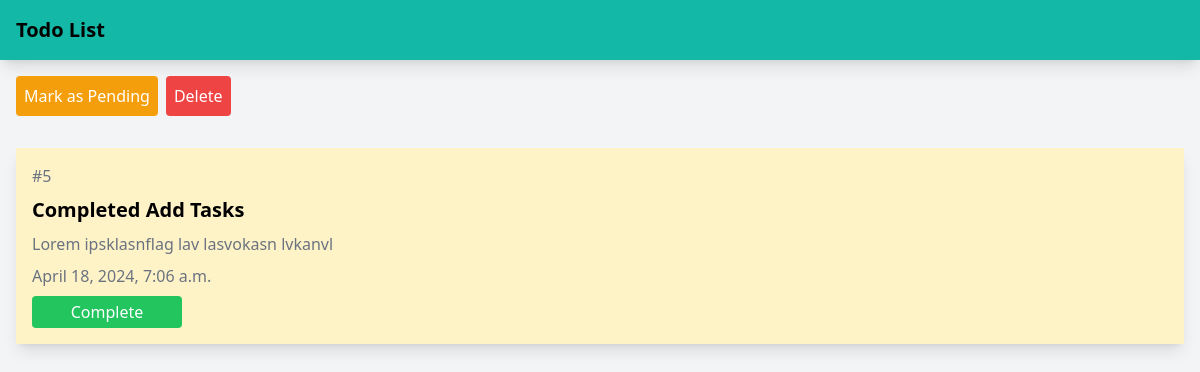
Page /read/5 on the committed database.
### tasks/models.py (models this page shows)
class Tasks(models.Model):
    title = models.CharField(max_length=100)
    content = models.TextField()
    date = models.DateTimeField(auto_now_add=True)
    status = models.IntegerField(default=0)

### tasks/views.py (the view)
# urls.py: path('read/<int:id>', readTask, name=""),
def readTask(request, id):
    my_tasks = Tasks.objects.get(id=id)
    context = {
       'task': my_tasks
    }
    template = loader.get_template('viewtask.html')
    return HttpResponse(template.render(context))

### tasks/templates/viewtask.html (shortened to what this page needs)
<!DOCTYPE html>
<html lang="en">
<head>
    <script src="https://cdn.tailwindcss.com"></script>
</head>
<body class="bg-gray-100">
    <nav class="flex gap-2 p-4 bg-teal-500 text-black shadow-lg">
        <a href="/" class="font-bold text-xl"> Todo List </a>
    </nav>
    <div class="flex gap-2 p-4">
        {% if task.status == 0 %}
            <a href="/edit/{{ task.id }}" class="bg-green-500 text-white p-2 rounded"> Mark as Completed </a>
        {% else %}
            <a href="/edit/{{ task.id }}" class="bg-amber-500 text-white p-2 rounded"> Mark as Pending </a>
        {% endif %}
        <a href="/delete/{{ task.id }}" class="bg-red-500 text-white p-2 rounded"> Delete </a>
    </div>
    <div class="p-4 bg-amber-100 m-4 shadow-lg flex flex-col gap-2">
        <p class="text-gray-500"> #{{ task.id }} </p>
        <h1 class="font-bold text-xl"> {{ task.title }} </h1>
        <p class="text-gray-500"> {{ task.content }} </p>
        <p class="text-gray-500"> {{ task.date }} </p>
        {% if task.status == 0 %}
            <p class="px-2 py-1 rounded bg-amber-500 text-white w-[150px] text-center">
                Pending
            </p>
        {% elif task.status == 1 %}
            <p class="px-2 py-1 rounded bg-green-500 text-white w-[150px] text-center">
                Complete
            </p>
        {% endif %}
    </div>
</body>
</html>

### rows in the picture
Tasks: id "5", title "Completed Add Tasks", content "Lorem ipsklasnflag lav lasvokasn lvkanvl", date "April 18, 2024, 7:06 a.m."
